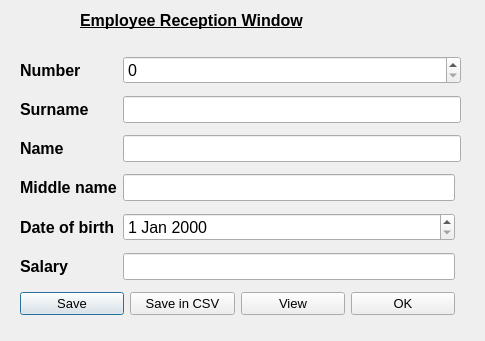
<?xml version="1.0" encoding="UTF-8"?>
<ui version="4.0">
 <class>Info</class>
 <widget class="QDialog" name="Info">
  <property name="geometry">
   <rect>
    <x>0</x>
    <y>0</y>
    <width>485</width>
    <height>341</height>
   </rect>
  </property>
  <property name="windowTitle">
   <string>Dialog</string>
  </property>
  <widget class="QWidget" name="gridLayoutWidget">
   <property name="geometry">
    <rect>
     <x>20</x>
     <y>50</y>
     <width>441</width>
     <height>271</height>
    </rect>
   </property>
   <layout class="QGridLayout" name="gridLayout">
    <item row="1" column="1" colspan="2">
     <widget class="QLineEdit" name="surname_push">
      <property name="font">
       <font>
        <pointsize>12</pointsize>
       </font>
      </property>
     </widget>
    </item>
    <item row="2" column="1" colspan="2">
     <widget class="QLineEdit" name="Name_push">
      <property name="font">
       <font>
        <pointsize>12</pointsize>
       </font>
      </property>
     </widget>
    </item>
    <item row="7" column="0" colspan="2">
     <layout class="QGridLayout" name="gridLayout_2">
      <item row="1" column="0">
       <widget class="QPushButton" name="Save">
        <property name="font">
         <font>
          <pointsize>10</pointsize>
         </font>
        </property>
        <property name="text">
         <string>Save</string>
        </property>
       </widget>
      </item>
      <item row="1" column="3">
       <widget class="QPushButton" name="pushButton">
        <property name="font">
         <font>
          <pointsize>10</pointsize>
         </font>
        </property>
        <property name="text">
         <string>OK</string>
        </property>
       </widget>
      </item>
      <item row="1" column="2">
       <widget class="QPushButton" name="View">
        <property name="font">
         <font>
          <pointsize>10</pointsize>
         </font>
        </property>
        <property name="text">
         <string>View</string>
        </property>
       </widget>
      </item>
      <item row="1" column="1">
       <widget class="QPushButton" name="pushButton_2">
        <property name="font">
         <font>
          <pointsize>10</pointsize>
         </font>
        </property>
        <property name="text">
         <string>Save in CSV</string>
        </property>
       </widget>
      </item>
     </layout>
    </item>
    <item row="5" column="0">
     <widget class="QLabel" name="Birth_date">
      <property name="font">
       <font>
        <pointsize>12</pointsize>
        <weight>75</weight>
        <bold>true</bold>
       </font>
      </property>
      <property name="text">
       <string>Date of birth</string>
      </property>
     </widget>
    </item>
    <item row="2" column="0">
     <widget class="QLabel" name="Name">
      <property name="font">
       <font>
        <pointsize>12</pointsize>
        <weight>75</weight>
        <bold>true</bold>
       </font>
      </property>
      <property name="text">
       <string>Name</string>
      </property>
     </widget>
    </item>
    <item row="0" column="0">
     <widget class="QLabel" name="Number">
      <property name="font">
       <font>
        <pointsize>12</pointsize>
        <weight>75</weight>
        <bold>true</bold>
       </font>
      </property>
      <property name="styleSheet">
       <string notr="true"/>
      </property>
      <property name="text">
       <string>Number</string>
      </property>
     </widget>
    </item>
    <item row="3" column="1">
     <widget class="QLineEdit" name="middle_name_push">
      <property name="font">
       <font>
        <pointsize>12</pointsize>
       </font>
      </property>
     </widget>
    </item>
    <item row="3" column="0">
     <widget class="QLabel" name="Surname">
      <property name="font">
       <font>
        <pointsize>12</pointsize>
        <weight>75</weight>
        <bold>true</bold>
       </font>
      </property>
      <property name="text">
       <string>Middle name</string>
      </property>
     </widget>
    </item>
    <item row="5" column="1">
     <widget class="QDateEdit" name="Birth_date_push">
      <property name="font">
       <font>
        <pointsize>12</pointsize>
       </font>
      </property>
     </widget>
    </item>
    <item row="6" column="0">
     <widget class="QLabel" name="Salary">
      <property name="font">
       <font>
        <pointsize>12</pointsize>
        <weight>75</weight>
        <bold>true</bold>
       </font>
      </property>
      <property name="text">
       <string>Salary</string>
      </property>
     </widget>
    </item>
    <item row="0" column="1" colspan="2">
     <widget class="QSpinBox" name="Number_Spin">
      <property name="font">
       <font>
        <pointsize>12</pointsize>
       </font>
      </property>
     </widget>
    </item>
    <item row="1" column="0">
     <widget class="QLabel" name="F_name">
      <property name="font">
       <font>
        <pointsize>12</pointsize>
        <weight>75</weight>
        <bold>true</bold>
       </font>
      </property>
      <property name="text">
       <string>Surname</string>
      </property>
     </widget>
    </item>
    <item row="6" column="1">
     <widget class="QLineEdit" name="Salary_line">
      <property name="font">
       <font>
        <pointsize>12</pointsize>
       </font>
      </property>
     </widget>
    </item>
   </layout>
  </widget>
  <widget class="QLabel" name="label">
   <property name="geometry">
    <rect>
     <x>80</x>
     <y>0</y>
     <width>321</width>
     <height>41</height>
    </rect>
   </property>
   <property name="font">
    <font>
     <pointsize>12</pointsize>
     <weight>75</weight>
     <bold>true</bold>
     <underline>true</underline>
    </font>
   </property>
   <property name="text">
    <string>Employee Reception Window</string>
   </property>
  </widget>
 </widget>
 <resources/>
 <connections/>
</ui>
